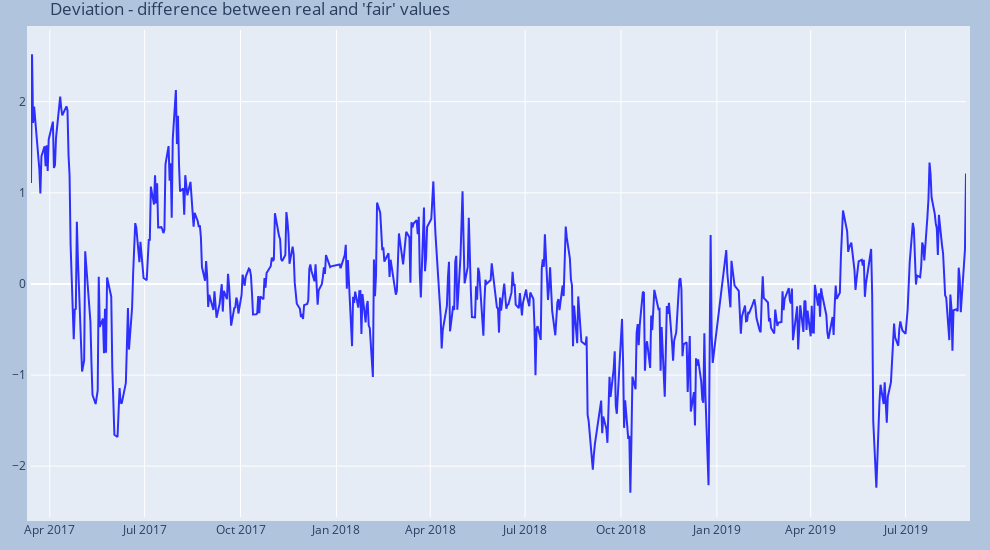

Notebook cell for this chart:
### Markdown cell above
![alt text](m_plotly_1.png)

### Code cell
fig = go.Figure()
fig.add_trace(go.Scatter(
                x=predict_df.Date,
                y=predict_df.deviation,
                line_color='blue',
                opacity=0.8))

fig.update_layout(
    title_text="Deviation - difference between real and 'fair' values",
    autosize=False,
    width=990,
    height=550,
    margin=dict(l=20,r=24,b=30,t=30,pad=4),
    paper_bgcolor="LightSteelBlue")

fig.show()

### Figure 1 — Plotly figure (JSON) as saved in the notebook; plotly's stock layout.template omitted (floating-point values rounded to 4 significant figures; data arrays with more than 128 entries replaced by an {"elided": "..."} marker saying what was removed)
{"data": [{"line": {"color": "blue"}, "opacity": 0.8, "type": "scatter", "x": {"elided": "585 str values"}, "y": {"elided": "585 float values"}}], "layout": {"autosize": false, "height": 550, "margin": {"b": 30, "l": 20, "pad": 4, "r": 24, "t": 30}, "paper_bgcolor": "LightSteelBlue", "title": {"text": "Deviation - difference between real and 'fair' values"}, "width": 990}}
